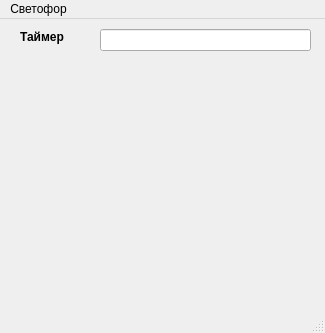
<?xml version="1.0" encoding="UTF-8"?>
<ui version="4.0">
 <class>MainWindow</class>
 <widget class="QMainWindow" name="MainWindow">
  <property name="geometry">
   <rect>
    <x>0</x>
    <y>0</y>
    <width>325</width>
    <height>333</height>
   </rect>
  </property>
  <property name="windowTitle">
   <string>MainWindow</string>
  </property>
  <widget class="QWidget" name="centralwidget">
   <widget class="QLabel" name="lTimer">
    <property name="geometry">
     <rect>
      <x>20</x>
      <y>10</y>
      <width>55</width>
      <height>16</height>
     </rect>
    </property>
    <property name="font">
     <font>
      <weight>75</weight>
      <bold>true</bold>
     </font>
    </property>
    <property name="text">
     <string>Таймер</string>
    </property>
   </widget>
   <widget class="QLineEdit" name="lineEdit">
    <property name="geometry">
     <rect>
      <x>100</x>
      <y>10</y>
      <width>211</width>
      <height>22</height>
     </rect>
    </property>
    <property name="readOnly">
     <bool>true</bool>
    </property>
   </widget>
  </widget>
  <widget class="QMenuBar" name="menubar">
   <property name="geometry">
    <rect>
     <x>0</x>
     <y>0</y>
     <width>325</width>
     <height>26</height>
    </rect>
   </property>
   <widget class="QMenu" name="menu">
    <property name="title">
     <string>Светофор</string>
    </property>
    <addaction name="actionStart"/>
    <addaction name="mStop"/>
    <addaction name="separator"/>
    <addaction name="mExit"/>
   </widget>
   <addaction name="menu"/>
  </widget>
  <widget class="QStatusBar" name="statusbar"/>
  <action name="actionStart">
   <property name="text">
    <string>Старт</string>
   </property>
  </action>
  <action name="mStop">
   <property name="enabled">
    <bool>false</bool>
   </property>
   <property name="text">
    <string>Стоп</string>
   </property>
  </action>
  <action name="mExit">
   <property name="text">
    <string>Выход</string>
   </property>
  </action>
 </widget>
 <resources/>
 <connections/>
</ui>
